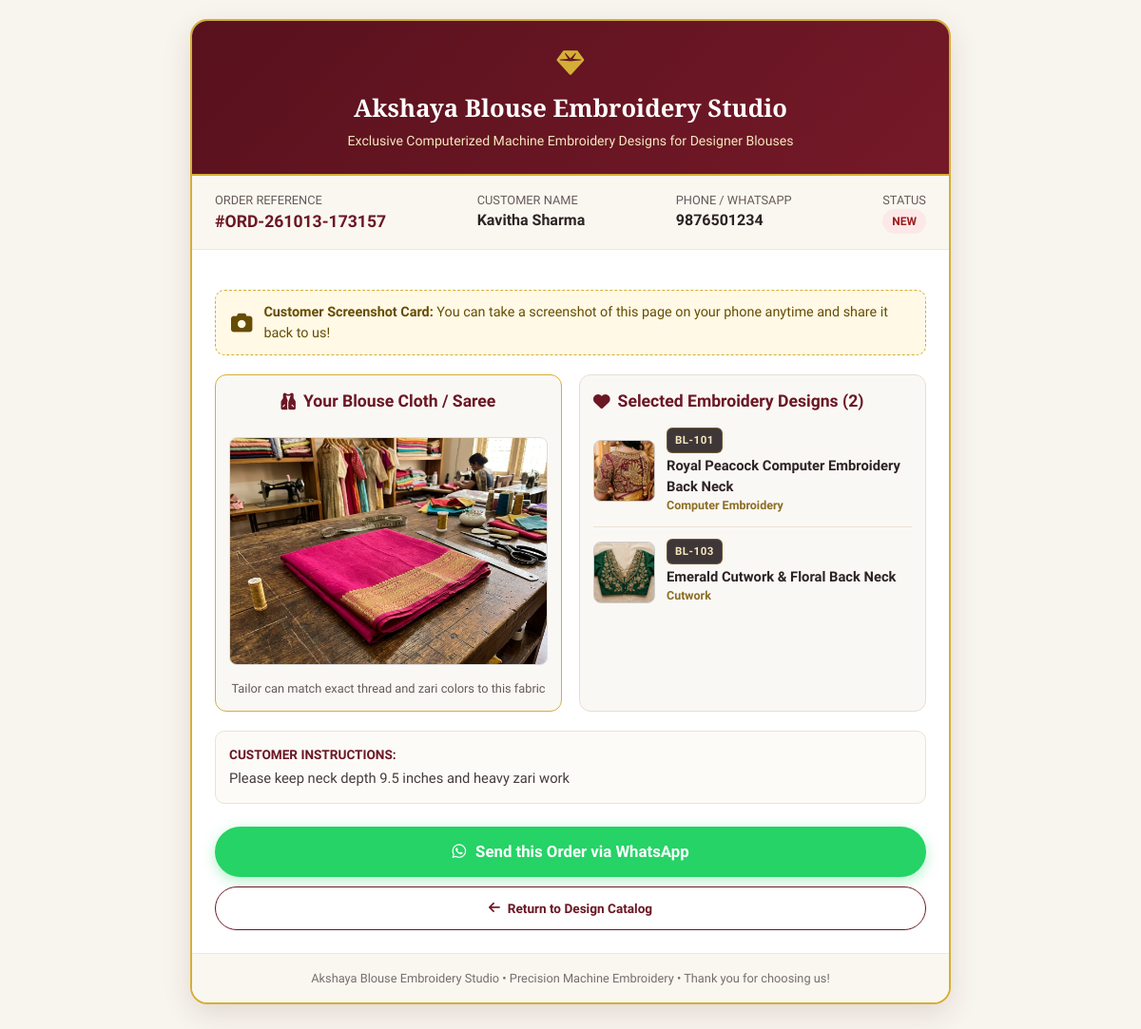
The page /order/ORD-261013-173157 on the database its author committed.
### tables this page shows
CREATE TABLE settings (
        key TEXT PRIMARY KEY,
        value TEXT NOT NULL
    );

CREATE TABLE orders (
        id INTEGER PRIMARY KEY AUTOINCREMENT,
        order_code TEXT NOT NULL UNIQUE,
        customer_name TEXT NOT NULL,
        customer_phone TEXT NOT NULL,
        blouse_image_path TEXT,
        selected_design_ids TEXT NOT NULL,
        customer_notes TEXT,
        status TEXT DEFAULT 'NEW',
        created_at TIMESTAMP DEFAULT CURRENT_TIMESTAMP
    );

CREATE TABLE designs (
        id INTEGER PRIMARY KEY AUTOINCREMENT,
        code TEXT NOT NULL UNIQUE,
        title TEXT NOT NULL,
        category TEXT NOT NULL,
        description TEXT,
        image_path TEXT NOT NULL,
        thumb_path TEXT NOT NULL,
        pdf_source TEXT,
        pdf_page INTEGER,
        tags TEXT,
        is_active INTEGER DEFAULT 1,
        created_at TIMESTAMP DEFAULT CURRENT_TIMESTAMP
    );

### app.py (the view)
@app.get("/order/{order_code}", response_class=HTMLResponse)
async def view_order_summary(request: Request, order_code: str):
    order = db.get_order_by_code(order_code)
    if not order:
        raise HTTPException(status_code=404, detail="Order not found")
    selected_designs = db.get_designs_by_ids(order.get("selected_design_ids", []))
    settings = db.get_settings()
    return templates.TemplateResponse(request, "order_summary.html", {
        "order": order,
        "designs": selected_designs,
        "settings": settings,
        "base_url": get_base_url(request)
    })

### templates/order_summary.html (shortened to what this page needs)
<!DOCTYPE html>
<html lang="en">
<head>
  <link rel="stylesheet" href="https://cdnjs.cloudflare.com/ajax/libs/font-awesome/6.5.1/css/all.min.css">
  <link rel="stylesheet" href="/static/css/style.css">
</head>
<body>
  <div class="receipt-container">
    <div class="receipt-header">
      <div style="font-size: 1.8rem; color: #D4AF37; margin-bottom: 6px;">
        <i class="fa-solid fa-gem"></i>
      </div>
      <h1 class="receipt-title font-serif">{{ settings.business_name }}</h1>
      <p style="color: #F4E7BD; font-size: 0.88rem;">{{ settings.tagline }}</p>
    </div>
    <div class="receipt-meta">
      <div>
        <div style="color: #665A5B; font-size: 0.8rem;">ORDER REFERENCE</div>
        <div style="font-size: 1.1rem; font-weight: 800; color: #6B1724;">#{{ order.order_code }}</div>
      </div>
      <div>
        <div style="color: #665A5B; font-size: 0.8rem;">CUSTOMER NAME</div>
        <div style="font-size: 1rem; font-weight: 700; color: #2D2324;">{{ order.customer_name }}</div>
      </div>
      <div>
        <div style="color: #665A5B; font-size: 0.8rem;">PHONE / WHATSAPP</div>
        <div style="font-size: 1rem; font-weight: 700; color: #2D2324;">{{ order.customer_phone }}</div>
      </div>
      <div>
        <div style="color: #665A5B; font-size: 0.8rem;">STATUS</div>
        <span class="order-status-badge status-{{ order.status }}">{{ order.status }}</span>
      </div>
    </div>
    <div style="padding: 24px;">
      <div class="screenshot-banner">
        <i class="fa-solid fa-camera" style="font-size: 1.4rem;"></i>
        <div>
          <strong>Customer Screenshot Card:</strong> You can take a screenshot of this page on your phone anytime and share it back to us!
        </div>
      </div>
      <div class="visual-comparison-grid">
        <div class="blouse-box">
          <div class="receipt-section-title" style="justify-content: center;">
            <i class="fa-solid fa-vest"></i> Your Blouse Cloth / Saree
          </div>
          {% if order.blouse_image_path %}
          <img src="/{{ order.blouse_image_path }}" class="blouse-img-large" alt="Customer Blouse Material">
          <div style="margin-top: 8px; font-size: 0.8rem; color: #665A5B;">
            Tailor can match exact thread and zari colors to this fabric
          </div>
          {% else %}
          <div style="padding: 40px 10px; color: #888;">
            <i class="fa-solid fa-image" style="font-size: 2.5rem; margin-bottom: 8px; color: #CCC;"></i>
            <p>No blouse image was uploaded</p>
          </div>
          {% endif %}
        </div>
        <div class="designs-selection-box">
          <div class="receipt-section-title">
            <i class="fa-solid fa-heart"></i> Selected Embroidery Designs ({{ designs|length }})
          </div>
          {% for d in designs %}
          <div class="design-mini-row">
            <img src="/{{ d.thumb_path }}" alt="{{ d.title }}" class="design-mini-img">
            <div>
              <span class="badge-code" style="position: static; font-size: 0.72rem; display: inline-block;">{{ d.code }}</span>
              <div style="font-weight: 700; font-size: 0.92rem; color: #2D2324; margin-top: 2px;">{{ d.title }}</div>
              <div style="font-size: 0.78rem; color: #8C6D23; font-weight: 600;">{{ d.category }}</div>
            </div>
          </div>
          {% endfor %}
        </div>
      </div>
      {% if order.customer_notes %}
      <div style="background: #FDFBF7; border: 1px solid #EAE3D5; border-radius: 10px; padding: 14px; margin-top: 14px;">
        <div style="font-size: 0.85rem; font-weight: 700; color: #6B1724; margin-bottom: 4px;">CUSTOMER INSTRUCTIONS:</div>
        <p style="font-size: 0.92rem; color: #443B3C;">{{ order.customer_notes }}</p>
      </div>
      {% endif %}
      <div style="margin-top: 24px; display: flex; flex-direction: column; gap: 10px;">
        {% if settings.whatsapp_number %}
        <a href="https://wa.me/{{ settings.whatsapp_number }}?text=Hello!%20Here%20is%20my%20blouse%20order%20selection%20%23{{ order.order_code }}%20(Customer:%20{{ order.customer_name }})%20Link:%20{{ base_url }}/order/{{ order.order_code }}"
           target="_blank" class="btn-whatsapp-send">
          <i class="fa-brands fa-whatsapp"></i>
          <span>Send this Order via WhatsApp</span>
        </a>
        {% endif %}
        <a href="/" class="btn-select" style="text-decoration: none; padding: 12px; text-align: center;">
          <i class="fa-solid fa-arrow-left"></i> Return to Design Catalog
        </a>
      </div>
    </div>
    <div style="background: #FAF7F0; padding: 16px; text-align: center; font-size: 0.8rem; color: #776D6E; border-top: 1px solid #EFE8DA;">
      {{ settings.business_name }} &bull; Precision Machine Embroidery &bull; Thank you for choosing us!
    </div>
  </div>
</body>
</html>

### static/css/style.css (style rules this page uses)
:root { --primary: #6B1724; --primary-dark: #4A0E17; --primary-light: #8E2333; --gold: #D4AF37; --gold-light: #F4E7BD; --gold-dark: #A68015; --gold-gradient: linear-gradient(135deg, #DFBA49 0%, #C89F2A 50%, #9F7913 100%); --bg-creme: #FDFBF7; --bg-card: #FFFFFF; --text-main: #241D1E; --text-muted: #665A5B; --border-light: #EFE8DA; --whatsapp-green: #25D366; --whatsapp-dark: #128C7E; --shadow-sm: 0 2px 8px rgba(107, 23, 36, 0.06); --shadow-md: 0 8px 24px rgba(107, 23, 36, 0.10); --shadow-lg: 0 16px 36px rgba(107, 23, 36, 0.16); --radius-sm: 8px; --radius-md: 14px; --radius-lg: 22px; }
* { box-sizing: border-box; margin: 0; padding: 0; -webkit-tap-highlight-color: transparent; }
body { font-family: 'Plus Jakarta Sans', -apple-system, BlinkMacSystemFont, "Segoe UI", Roboto, sans-serif; background-color: var(--bg-creme); color: var(--text-main); line-height: 1.5; min-height: 100vh; padding-bottom: 90px; }
h1, h2, h3, h4, .font-serif { font-family: 'Playfair Display', Georgia, serif; }
.badge-code { position: absolute; top: 10px; left: 10px; background: rgba(30, 20, 22, 0.85); backdrop-filter: blur(4px); color: var(--gold-light); font-size: 0.75rem; font-weight: 700; padding: 4px 8px; border-radius: 6px; letter-spacing: 0.5px; border: 1px solid rgba(212, 175, 55, 0.3); }
.btn-select { width: 100%; padding: 10px 12px; border-radius: 30px; border: 1.5px solid var(--primary); background-color: #FFFFFF; color: var(--primary); font-size: 0.85rem; font-weight: 700; display: flex; align-items: center; justify-content: center; gap: 8px; cursor: pointer; transition: all 0.2s ease; }
.btn-whatsapp-send { width: 100%; background: var(--whatsapp-green); color: #FFF; font-size: 1.05rem; font-weight: 700; padding: 14px; border-radius: 30px; border: none; cursor: pointer; display: flex; align-items: center; justify-content: center; gap: 10px; text-decoration: none; box-shadow: 0 4px 14px rgba(37, 211, 102, 0.35); transition: all 0.2s; }
.order-status-badge { display: inline-block; padding: 4px 10px; border-radius: 20px; font-size: 0.75rem; font-weight: 700; text-transform: uppercase; }
.status-NEW { background: #FDE8E8; color: #9B1C1C; }

### templates/order_summary.html (style rules this page uses)
body { background-color: #F8F5EE; padding: 20px 10px 60px 10px; }
.receipt-container { max-width: 800px; margin: 0 auto; background: #FFFFFF; border-radius: 18px; box-shadow: 0 10px 30px rgba(74, 14, 23, 0.12); border: 2px solid #D4AF37; overflow: hidden; }
.receipt-header { background: linear-gradient(135deg, #58111D 0%, #751928 100%); color: #FFFDF9; padding: 24px; text-align: center; border-bottom: 2px solid #D4AF37; }
.receipt-title { font-size: 1.6rem; font-weight: 700; color: #FFF; margin-bottom: 4px; }
.receipt-meta { display: flex; justify-content: space-between; flex-wrap: wrap; background: #FAF7F0; padding: 16px 24px; border-bottom: 1px solid #EFE8DA; font-size: 0.9rem; }
.receipt-section-title { font-size: 1.1rem; font-weight: 700; color: #6B1724; margin-bottom: 14px; display: flex; align-items: center; gap: 8px; }
.visual-comparison-grid { display: grid; grid-template-columns: 1fr 1fr; gap: 18px; margin: 20px 0; }
.blouse-box { background: #FAF8F5; border: 1.5px solid #D4AF37; border-radius: 12px; padding: 14px; text-align: center; }
.blouse-img-large { width: 100%; height: 240px; object-fit: cover; border-radius: 8px; margin-top: 10px; border: 1px solid #DDD; }
.designs-selection-box { background: #FAF8F5; border: 1.5px solid #E5DFD3; border-radius: 12px; padding: 14px; }
.design-mini-row { display: flex; gap: 12px; align-items: center; margin-bottom: 12px; padding-bottom: 12px; border-bottom: 1px solid #EAE3D5; }
.design-mini-row:last-child { border-bottom: none; margin-bottom: 0; padding-bottom: 0; }
.design-mini-img { width: 65px; height: 65px; border-radius: 8px; object-fit: cover; flex-shrink: 0; border: 1px solid #CCC; }
.screenshot-banner { background: #FFF9E6; border: 1px dashed #D4AF37; padding: 12px 16px; border-radius: 10px; margin: 18px 0; display: flex; align-items: center; gap: 12px; font-size: 0.9rem; color: #664D03; }

### rows shown on the page
settings: business_name "Akshaya Blouse Embroidery Studio"
settings: tagline "Exclusive Computerized Machine Embroidery Designs for Designer Blouses"
orders: order_code "ORD-261013-173157", customer_name "Kavitha Sharma", customer_phone "9876501234", status "NEW", blouse_image_path (picture), customer_notes "Please keep neck depth 9.5 inches and heavy zari work"
designs: thumb_path (picture), code "BL-101", title "Royal Peacock Computer Embroidery Back Neck", category "Computer Embroidery"
designs: thumb_path (picture), code "BL-103", title "Emerald Cutwork & Floral Back Neck", category "Cutwork"

### other values the page prints
{{ designs|length }} "2"
